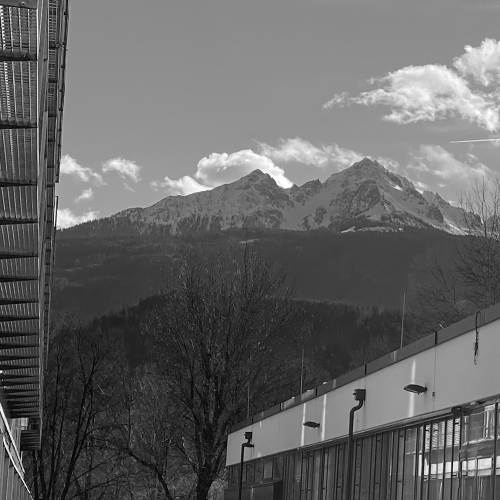
#> input picture img/nockspitze.png, 1000 x 1000 px, found by its file name (shown at 1/2 size)
$ jupyter execute 2_lsbr_full.ipynb
#> lines starting #> are read from the running program, lines starting #| are printed output that depends on the picture; after the words box and inside, x2 and y2 are one past the last pixel; in counts of white or black regions, pixels touching at a corner belong together
# Digitale Zaubertinte: Steganography workshop

**Author:** Verena Lachner, Martin Beneš

<div style="text-align: center">

</div>

<div style="text-align: center">
<a href="https://www.github.com/uibk-uncover/mip-stego-demo">
github.com/uibk-uncover/mip-stego-demo
</a>
</div>

## What is steganography?

The art and science of **hiding a secret message** in an inconspicuous cover object

Today, our cover object is a digital image

## Notebook setup

For this notebook, we will use a sample image `nockspitze.png`. Run following code chunk to download it.

[cell 1]
# download nockspitze from GitHub
import requests
res = requests.get(f'https://github.com/uibk-uncover/mip-stego-demo/raw/main/img/nockspitze.png')
with open('nockspitze.png', 'wb') as f:
    f.write(res.content)

[cell 2]
import matplotlib.pyplot as plt
import numpy as np
from PIL import Image
import scipy.stats
import seaborn as sns
import string
import warnings
warnings.simplefilter(action='ignore', category=FutureWarning)
np.set_printoptions(threshold=99)
plt.rcParams["figure.figsize"] = (12, 3)
np.random.seed(12345)

[cell 3]
cover = np.array(Image.open('nockspitze.png')) # load image
#> cover is the input picture: shape (1000, 1000); min 0, max 255, mean 100.4
plt.imshow(cover,cmap = "gray");

## LSB Replacement Steganography

Idea: A human cannot distinguish between neighboring color values.

[cell 4]
fig, ax = plt.subplots(1, 2, figsize=(6,3))
for i, v in enumerate([0, 1]):
    ax[i].imshow([[128+v]], vmin=0, vmax=255, cmap='gray');
    ax[i].set_title(f'{128+v}'); ax[i].axis('off');
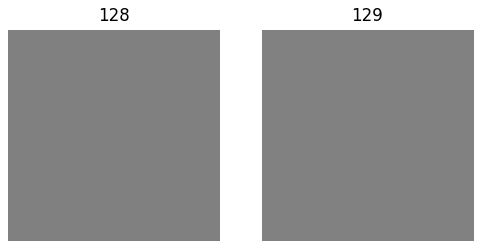
#> figure drawn by matplotlib, 2 panels

Not even when they are joined together, really

[cell 5]
fig, ax = plt.subplots(1, 2)
for i, v in enumerate([0, 1]):
    ax[i].imshow([[128+v]], vmin=0, vmax=255, cmap='gray');
    ax[i].set_title(f'{128+v}'); ax[i].axis('off');
    fig.subplots_adjust(wspace=0);
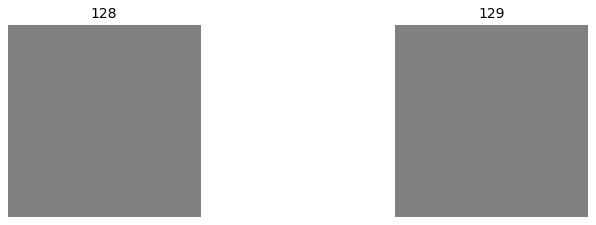
#> figure drawn by matplotlib, 2 panels

We will use that to hide our secret message

### A computer sees everything as bits (0s and 1s)

| What we see      |     What a computer sees        |
|:----------------:|:-------------------------------:|
| "hi"             |     $01101000$ $01101001$       |
| $129$            |           $10000001$            |
| $128$            |           $10000000$            |

Color values of a pixel are composed of 8 bits

Idea: Replace least significant bit (LSB) by message bit

<span style="font-family: courier">secret message: 011010...</span>

<center>

</center>

### Idea: Replace least significant bit (LSB) by message bit

<span style="font-family: courier; font-weight: normal">secret message: <span style="color: blue">0</span><span style="color: red">1</span><span style="color: green">1</span><span style="color: purple">0</span><span style="color: pink">1</span><span style="color: orange">0</span>...</span>

<center>

</center>

## How do we implement it?

### First, the message

Pass the super secret message you want to embed.

[cell 6]
message = 'super secret secret!'

But we are too lazy today to write a long message. We will generate a random one.

[cell 7]
letters_digits = list(string.ascii_letters+string.digits)

[cell 8]
N = int(cover.size * .5) // 8  # message length
#> N = 62500

[cell 9]
N
#> Out = 62500

[cell 10]
message = ''.join(np.random.choice(letters_digits, size=N))

[cell 11]
message[:30] + '...'
#> Out = 'ILDbKPLIDb2X7oPB32qYjlnkrsMhRN...'

Translate the message to 0s and 1s.

We add a stop code "000000000" at the end of the message to let receiver know, when the message ended.

[cell 12]
message_bits = []
for character in message.encode('ascii') + b'\x00':
    for i in range(8):  # character has 8 bits
        message_bits.append((character >> i) & 1)  # collect bit
message_bits = np.array(message_bits)

[cell 13]
len(message_bits)
#> Out = 500008

We embed the message sequentially starting from the first pixel.

[cell 14]
perm = np.linspace(0, cover.size-1, cover.size, dtype='int')

For each pixel, we replace its LSB by the respective message bit

[cell 15]
# iterate elements
stego = cover.copy()
for i, it in enumerate(perm):
    if len(message_bits) <= i:
        break  # end of message

    # get index (x- and y-coordinate of pixel)
    idx = it // cover.shape[1], it % cover.shape[1]

    # change
    stego[idx] &= ~0 << 1
    stego[idx] |= message_bits[i]

We successfully embedded.
As proof I will show you the difference between cover and stego image

[cell 16]
plt.imshow(cover != stego, vmin=0, vmax=1, cmap='gray');
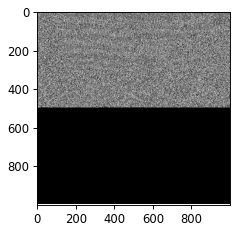
#> figure drawn by matplotlib, 1 panel

## But we have a problem

Because we embedded sequentially into a very homogeneous region (the sky),
our modifications are obvious if we look only into the LSB plane

[cell 17]
fig, ax = plt.subplots(1, 3, figsize=(13, 13))
ax[0].imshow(cover, cmap = "gray");
ax[1].imshow(cover & 1, cmap = "gray");
ax[2].imshow(stego & 1, cmap = "gray");
for i, t in enumerate(['cover','LSB of cover','LSB of stego']):
    ax[i].axis('off'); ax[i].set_title(t)
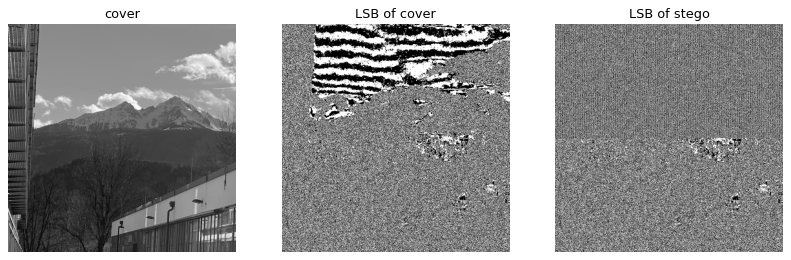
#> figure drawn by matplotlib, 3 panels

## Solve this by spreading our message pseudorandomly

Pseudorandom means that something appears random,
but I can recreate the exact same thing if I know the seed/key with which it was created.

For example the landscape in minecraft is pseudorandom.

<center>

</center>

Now we can do switch out where we choose to embed.

[cell 18]
perm = np.linspace(0, cover.size-1, cover.size, dtype='int64')

[cell 19]
rng = np.random.default_rng(12345) # <- here we choose the seed

[cell 20]
perm = rng.permutation(perm) # <- this shuffles our order around

The rest of the code stays the same.

The differences in pixels between cover and permuted_stego look like this

[cell 21]
# iterate elements
stego = cover.copy() #copy the cover

for i, it in enumerate(perm):
    # message exhausted (we are at end of message)
    if len(message_bits) <= i:
        break

    # get index (x- and y-coordinate of pixel we want to change)
    idx = it // cover.shape[1], it % cover.shape[1]

    # make change
    stego[idx] &= ~0 << 1
    stego[idx] |= message_bits[i]

[cell 22]
plt.imshow(cover != stego, vmin=0, vmax=1, cmap='gray');
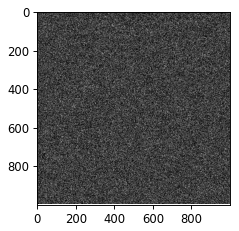
#> figure drawn by matplotlib, 1 panel

And the LSB planes now look like this. Success!

[cell 23]
fig, ax = plt.subplots(1, 2, figsize=(15, 15))

ax[0].imshow(cover & 1, cmap = "gray");
ax[1].imshow(stego & 1, cmap = "gray");
for i,t in enumerate(['cover','permuted stego']):
    ax[i].axis('off'); ax[i].set_title(f'LSB of {t}');
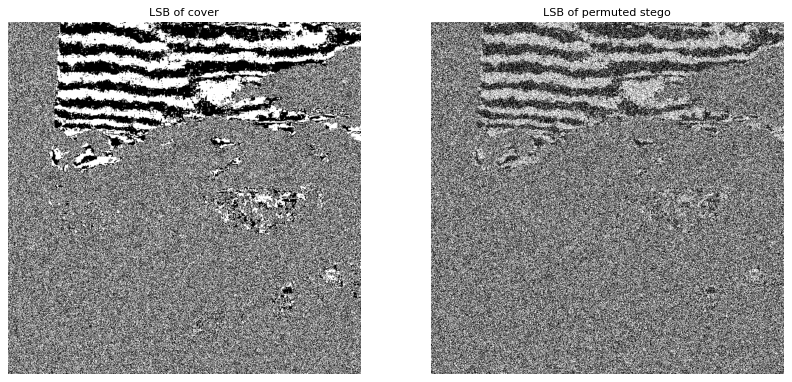
#> figure drawn by matplotlib, 2 panels

## On the receiver's side

In Stego image: Gather LSB bits of pixels along pseudorandom path and convert into characters/letters.

[cell 24]
message_bits_extracted = []
for i, it in enumerate(perm): # <- the same pseudorandom path

    # get index (x- and y-coordinate)
    idx = it // stego.shape[1], it % stego.shape[1]

    # get message bit
    message_bits_extracted.append(stego[idx] & 1)

    # check end
    if (i + 1) % 8 == 0: # <- stop code '00000000'
        if all([b == 0 for b in message_bits_extracted[-8:]]):
            break
#> after the loop, message_bits_extracted = 500008 items

We convert the message bits back to the string message.

[cell 25]
# convert to characters
message_bytes_extracted = b''
for i in range(len(message_bits_extracted)//8):
    char_bits = list(message_bits_extracted[i*8:(i+1)*8])

    # decode the byte
    byte = 0
    for i, bit in enumerate(char_bits):
        byte |= bit << i
    message_bytes_extracted += int(byte).to_bytes(1, byteorder='big')
#> this loop made 62501 passes
#> char_bits on passes 1 to 3: [1, 0, 0, 1, 0, 0, 1, 0], [0, 0, 1, 1, 0, 0, 1, 0], [0, 0, 1, 0, 0, 0, 1, 0]

# remove tracing zero
message_extracted = bytes.decode(message_bytes_extracted, 'ascii').split('\0')[0]

[cell 26]
message == message_extracted
#> Out = True

## Take-away messages

- We can hide a message in the LSBs of an image

- Sequential embedding is noticable in homogeneous regions of an image

- Instead: use permuted embedding

- This requires the exchange of a seed/key

## Hands-on: LSBr

- Embed your own message into an image.
- What happens if the keys do not match?

You might find these two functions useful.

[cell 27]
import logging
def embed_lsbr(cover, message, key=None): #cover: np.array, message:String
    # encode
    message_bits = []
    for bit in message.encode('ascii') + b'\x00': # <- stop code
        for i in range(8):
            message_bits.append((bit >> i) & 1) # turn characters into 0s and 1s
    message_bits = np.array(message_bits)

    # set order
    perm = np.linspace(0, cover.size-1, cover.size, dtype='int64')
    ## permuted walk-through
    if key is not None:
        rng = np.random.default_rng(key) # <- here we choose the seed
        perm = rng.permutation(perm) # <- this shuffles our order around

    # iterate elements
    stego = cover.copy() #copy the cover

    for i, it in enumerate(perm):
        # message exhausted (we are at end of message)
        if len(message_bits) <= i:
            break

        # get index (x- and y-coordinate of pixel we want to change)
        idx = it // cover.shape[1], it % cover.shape[1]

        # make change
        stego[idx] &= ~0 << 1
        stego[idx] |= message_bits[i]
#> stego: shape (1000, 1000); 0.02% of pixels changed, all inside (x1, y1, x2, y2) = (0, 0, 462, 1)

    return stego


def extract_lsbr(stego, key=None):
    # set order
    perm = np.linspace(0, cover.size-1, cover.size, dtype='int64')
    ## permuted walk-through
    if key is not None:
        rng = np.random.default_rng(key) # <- here we choose the seed
        perm = rng.permutation(perm) # <- this shuffles our order around

    message_bits_extracted = []
    for i, it in enumerate(perm): # <- walk along the same pseudorandom path
        # get index (x- and y-coordinate)
        idx = it // stego.shape[1], it % stego.shape[1]

        # get message bit
        message_bits_extracted.append(stego[idx] & 1)

        # check end
        if (i + 1) % 8 == 0: # <- if we hit our stop code '00000000'
            if all([b == 0 for b in message_bits_extracted[-8:]]):
                break
#> after the loop, message_bits_extracted = 472 values, max 1 at index 0, min 0 at index 1, mean 0.458

    # convert to characters
    message_bytes_extracted = b''
    for i in range(len(message_bits_extracted)//8):
        char_bits = list(message_bits_extracted[i*8:(i+1)*8])

        # decode the byte
        byte = 0
        for i, bit in enumerate(char_bits):
            byte |= bit << i
        message_bytes_extracted += int(byte).to_bytes(1, byteorder='big')
#> this loop made 59 passes
#> char_bits on passes 1 to 12: [1, 0, 1, 0, 0, 0, 1, 0], [1, 1, 0, 0, 1, 1, 1, 0], [0, 0, 0, 0, 0, 1, 0, 0], [1, 0, 0, 1, 0, 1, 1, 0], [1, 1, 0, 0, 1, 1, 1, 0], [0, 0, 1, 0, 1, 1, 1, 0], [0, 0, 0, 0, 0, 1, 0, 0], [1, 0, 1, 0, 1, 1, 1, 0], [0, 1, 1, 1, 0, 1, 1, 0], [1, 0, 1, 1, 0, 1, 1, 0], [1, 1, 1, 1, 0, 1, 1, 0], [1, 1, 1, 0, 0, 1, 1, 0]

    # remove tracing zero
    try:
        message_extracted = bytes.decode(message_bytes_extracted, 'ascii').split('\0')[0]
        return message_extracted
    except UnicodeDecodeError:
        logging.error('can\'t decode message, perhaps wrong key?')
        return None

Load a cover image.

[cell 28]
im = np.array(Image.open('nockspitze.png'))

Embed a secret message into the cover image.

[cell 29]
stego = embed_lsbr(
    cover,
    "Es ist unmoglich zu summen, wenn man sich die Nase zuhalt!")

[cell 30]
plt.imshow(stego,cmap = "gray");

Extract the secret message from 'stego' using extract_lsbr

[cell 31]
extract_lsbr(stego)

What happens if the key does not match?

[cell 32]
stego_with_key = embed_lsbr(
    cover,
    "Avocados sind kein Gemuse!",
    key=1997)
#> after the loop in embed_lsbr (call 2), `for i, it in enumerate(perm):`: stego: shape (1000, 1000); 0.01% of pixels changed, all inside (x1, y1, x2, y2) = (23, 19, 993, 989)

[cell 33]
extract_lsbr(stego_with_key, key=1997)
#> the loop in extract_lsbr (call 2), `for i in range(len(message_bits_extracted)//8):` made 27 passes
#> char_bits on passes 1 to 12: [1, 0, 0, 0, 0, 0, 1, 0], [0, 1, 1, 0, 1, 1, 1, 0], [1, 1, 1, 1, 0, 1, 1, 0], [1, 1, 0, 0, 0, 1, 1, 0], [1, 0, 0, 0, 0, 1, 1, 0], [0, 0, 1, 0, 0, 1, 1, 0], [1, 1, 1, 1, 0, 1, 1, 0], [1, 1, 0, 0, 1, 1, 1, 0], [0, 0, 0, 0, 0, 1, 0, 0], [1, 1, 0, 0, 1, 1, 1, 0], [1, 0, 0, 1, 0, 1, 1, 0], [0, 1, 1, 1, 0, 1, 1, 0]
#> Out = 'Avocados sind kein Gemuse!'

[cell 34]
extract_lsbr(stego_with_key, key=12345)

$ run again, with img/21a.png copied over img/nockspitze.png
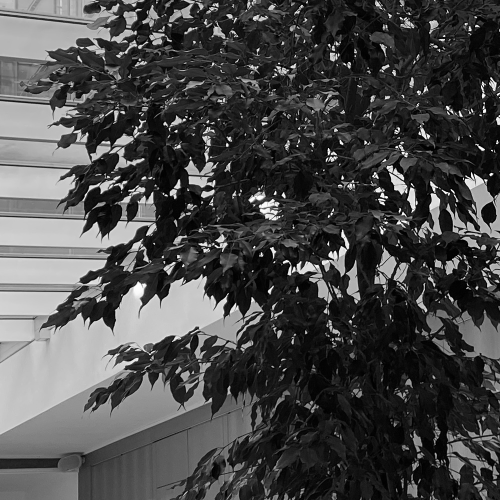
#> input picture img/21a.png, 1000 x 1000 px, found by its file name (shown at 1/2 size)
#> cover is the input picture: shape (1000, 1000); min 0, max 255, mean 73
#> `[cell 22] plt.imshow(cover != stego, vmin=0, vmax=1, cmap='gray');`:
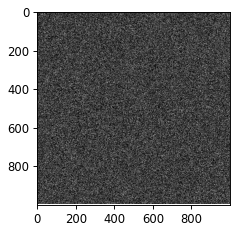
#> figure drawn by matplotlib, 1 panel
#> `[cell 23] fig, ax = plt.subplots(1, 2, figsize=(15, 15))  ax[0].imshow..`:
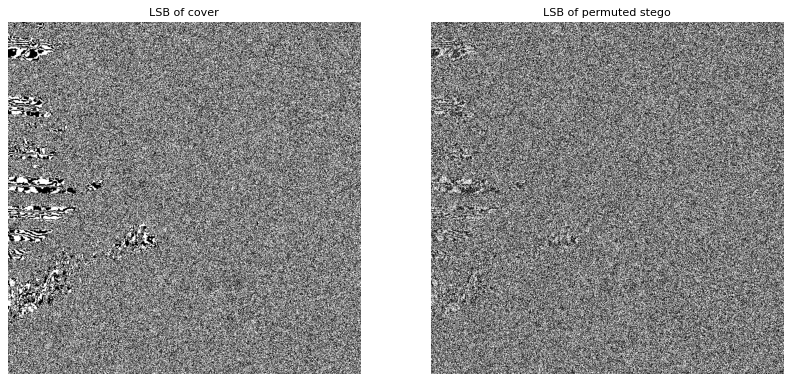
#> figure drawn by matplotlib, 2 panels
#> after the loop `for i, it in enumerate(perm):`: message_bits_extracted = 500008 items
#> the loop `for i in range(len(message_bits_extracted)//8):` made 62501 passes
#> char_bits on passes 1 to 3: [1, 0, 0, 1, 0, 0, 1, 0], [0, 0, 1, 1, 0, 0, 1, 0], [0, 0, 1, 0, 0, 0, 1, 0]
#> `message == message_extracted`: Out = True
#> after the loop in extract_lsbr, `for i, it in enumerate(perm):`: message_bits_extracted = 472 values, max 1 at index 0, min 0 at index 1, mean 0.458
#> the loop in extract_lsbr, `for i in range(len(message_bits_extracted)//8):` made 59 passes
#> char_bits on passes 1 to 8: [1, 0, 1, 0, 0, 0, 1, 0], [1, 1, 0, 0, 1, 1, 1, 0], [0, 0, 0, 0, 0, 1, 0, 0], [1, 0, 0, 1, 0, 1, 1, 0], [1, 1, 0, 0, 1, 1, 1, 0], [0, 0, 1, 0, 1, 1, 1, 0], [0, 0, 0, 0, 0, 1, 0, 0], [1, 0, 1, 0, 1, 1, 1, 0]
#> the loop in extract_lsbr (call 2), `for i in range(len(message_bits_extracted)//8):` made 27 passes
#> char_bits on passes 1 to 8: [1, 0, 0, 0, 0, 0, 1, 0], [0, 1, 1, 0, 1, 1, 1, 0], [1, 1, 1, 1, 0, 1, 1, 0], [1, 1, 0, 0, 0, 1, 1, 0], [1, 0, 0, 0, 0, 1, 1, 0], [0, 0, 1, 0, 0, 1, 1, 0], [1, 1, 1, 1, 0, 1, 1, 0], [1, 1, 0, 0, 1, 1, 1, 0]
#> `extract_lsbr(stego_with_key, key=1997)`: Out = 'Avocados sind kein Gemuse!'
